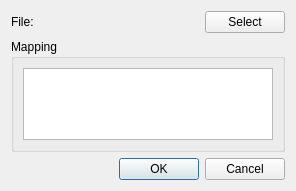
<?xml version="1.0" encoding="UTF-8"?>
<ui version="4.0">
 <class>Dialog</class>
 <widget class="QDialog" name="Dialog">
  <property name="geometry">
   <rect>
    <x>0</x>
    <y>0</y>
    <width>296</width>
    <height>191</height>
   </rect>
  </property>
  <property name="windowTitle">
   <string>Dialog</string>
  </property>
  <layout class="QVBoxLayout" name="verticalLayout_2">
   <item>
    <layout class="QHBoxLayout" name="horizontalLayout">
     <item>
      <widget class="QLabel" name="label">
       <property name="text">
        <string>File:</string>
       </property>
      </widget>
     </item>
     <item>
      <widget class="QLabel" name="label_2">
       <property name="sizePolicy">
        <sizepolicy hsizetype="Expanding" vsizetype="Preferred">
         <horstretch>0</horstretch>
         <verstretch>0</verstretch>
        </sizepolicy>
       </property>
       <property name="text">
        <string/>
       </property>
      </widget>
     </item>
     <item>
      <widget class="QPushButton" name="pushButton">
       <property name="sizePolicy">
        <sizepolicy hsizetype="Minimum" vsizetype="Minimum">
         <horstretch>0</horstretch>
         <verstretch>0</verstretch>
        </sizepolicy>
       </property>
       <property name="text">
        <string>Select</string>
       </property>
      </widget>
     </item>
    </layout>
   </item>
   <item>
    <widget class="QGroupBox" name="groupBox">
     <property name="title">
      <string>Mapping</string>
     </property>
     <layout class="QVBoxLayout" name="verticalLayout">
      <item>
       <widget class="QTableView" name="tableView"/>
      </item>
     </layout>
    </widget>
   </item>
   <item>
    <widget class="QDialogButtonBox" name="buttonBox">
     <property name="orientation">
      <enum>Qt::Horizontal</enum>
     </property>
     <property name="standardButtons">
      <set>QDialogButtonBox::Cancel|QDialogButtonBox::Ok</set>
     </property>
    </widget>
   </item>
  </layout>
 </widget>
 <resources/>
 <connections>
  <connection>
   <sender>buttonBox</sender>
   <signal>accepted()</signal>
   <receiver>Dialog</receiver>
   <slot>accept()</slot>
   <hints>
    <hint type="sourcelabel">
     <x>248</x>
     <y>254</y>
    </hint>
    <hint type="destinationlabel">
     <x>157</x>
     <y>274</y>
    </hint>
   </hints>
  </connection>
  <connection>
   <sender>buttonBox</sender>
   <signal>rejected()</signal>
   <receiver>Dialog</receiver>
   <slot>reject()</slot>
   <hints>
    <hint type="sourcelabel">
     <x>316</x>
     <y>260</y>
    </hint>
    <hint type="destinationlabel">
     <x>286</x>
     <y>274</y>
    </hint>
   </hints>
  </connection>
 </connections>
</ui>
